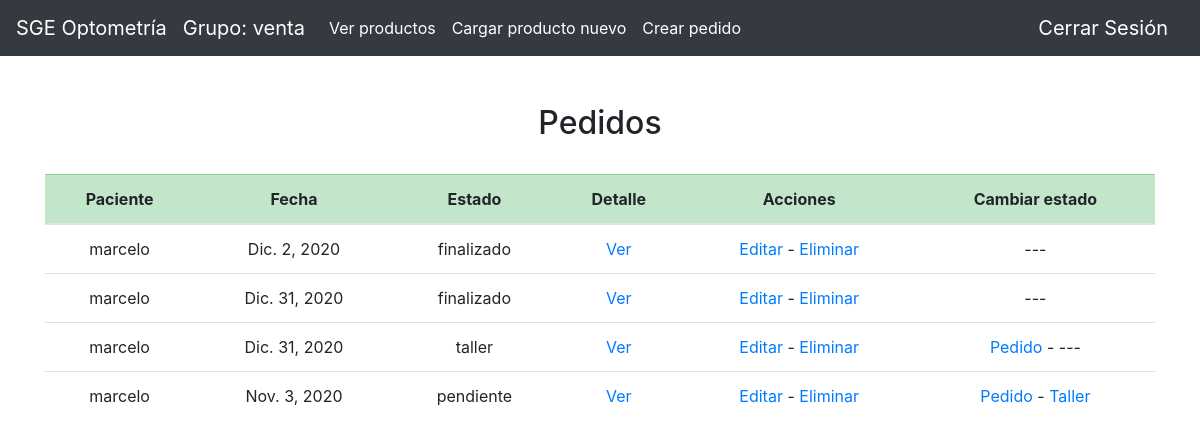
Before: /optometria/ (signed in) with the older database file.
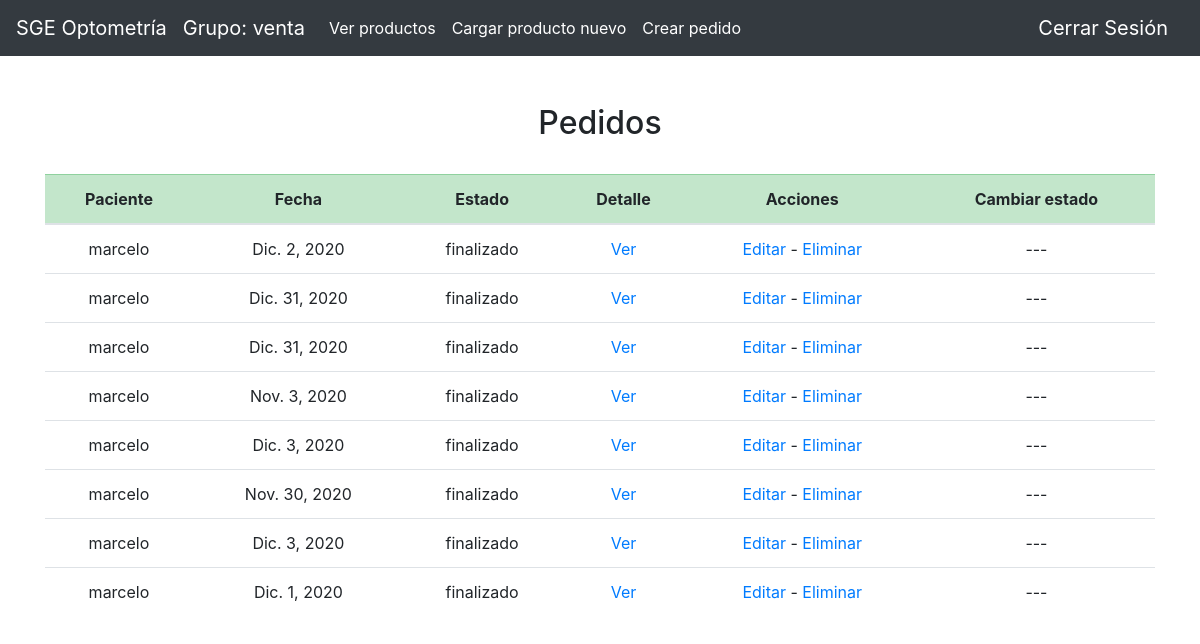
After: the same page with the newer database file.
### user/models.py (models this page shows)
class User(AbstractUser):
    roles = [
        ('secretario','Secretario'),
        ('medicos','Medico'),
        ('venta','Ventas'),
        ('taller','Taller'),
        ('gerencia','Gerente'),
        ('paciente','Paciente')]
    rol = models.CharField(max_length=16, choices=roles, default='paciente')

### optometria/models.py (models this page shows)
class Pedido(models.Model):
    tipo_pago = [
        ("credito","Tarjeta de Crédito"),
        ("debito","Tarjeta de Débito"),
        ("virtual","Billetera Virtual"),
        ("efectivo","Efectivo")
    ]
    estado_pedido = [
        ("pendiente","Pendiente"),
        ("pedido","Pedido"),
        ("taller","Taller"),
        ("finalizado","Finalizado")
    ]
    items = models.ManyToManyField(Producto)
    paciente = models.ForeignKey(settings.AUTH_USER_MODEL, on_delete=models.CASCADE, related_name='Pedido_paciente')
    tipo_de_pago = models.CharField(max_length=10, choices=tipo_pago, default='efectivo')
    estado = models.CharField(max_length=12, choices=estado_pedido, default='pendiente')
    fecha = models.DateField(auto_now_add=False, auto_now= False, blank=False)
    vendedor = models.ForeignKey(settings.AUTH_USER_MODEL, on_delete=models.CASCADE, related_name='pedido_vendedor')
    precio = models.FloatField()

### optometria/views.py (the view)
# urls.py: path('', views.index, name='index'),
def index(request):
    ultima_semana = datetime.now() - timedelta(days=7)
    ultimo_mes = datetime.now() - timedelta(days=30)
    cumplio_semana = Turno.objects.filter(fecha__gte=ultima_semana).filter(cumplio=True)
    cumplio_mes = Turno.objects.filter(fecha__gte=ultimo_mes).filter(cumplio=True)
    no_cumplio_semana = Turno.objects.filter(fecha__gte=ultima_semana).exclude(cumplio=True)
    no_cumplio_mes = Turno.objects.filter(fecha__gte=ultimo_mes).exclude(cumplio=True)
    pacientes_pedidos_semana = Pedido.objects.filter(fecha__gte=ultima_semana)
    pacientes_pedidos_mes = Pedido.objects.filter(fecha__gte=ultimo_mes)
    if len(Turno.objects.all()) > 0:
        turnos = Turno.objects.all().order_by('-fecha')
    else:
        turnos = None
    if len(Hc.objects.filter(medico_id=request.user.id)) > 0:
        hcs = Hc.objects.filter(medico_id = request.user.id).order_by('-fecha')
    else:
        hcs = None
    if len(Pedido.objects.all()) > 0:
        pedidos = Pedido.objects.all()
    else:
        pedidos = None
    return render(request, 'optometria/index.html',{
        'grupo': request.user.rol,
        'turnos': turnos,
        'hcs':hcs,
        'pedidos':pedidos,
        'cumplio_semana': cumplio_semana,
        'cumlpio_mes':cumplio_mes,
        'no_cumplio_semana':no_cumplio_semana,
        'no_cumplio_mes':no_cumplio_mes,
        'pacientes_pedidos_semana': pacientes_pedidos_semana,
        'pacientes_pedidos_mes': pacientes_pedidos_mes,
    })

### optometria/templates/optometria/index.html (shortened to what this page needs)
{% extends "optometria/new_layout.html" %}
{% block body %}
{% if grupo == "secretario" %}
<title>Turnos</title>
<br>
{% if turnos != None %}
    <h2><center>Turnos</center></h2>
    <br>
    <div class="table-responsive">
        <table class="table table-hover">
            <thead>
                <tr class="table-success">
                    <th scope="col"><center>Id</center></th>
                    <th scope="col"><center>Fecha</center></th>
                    <th scope="col"><center>Paciente</center></th>
                    <th scope="col"><center>Especialista</center></th>
                    <th scope="col"><center>Cumplió</center></th>
                    <th scope="col"><center>Acciones</center></th>
                </tr>
            </thead>
            <tbody>
            {% for turno in turnos %}
                <tr>
                    <td><center>{{turno.id}}</center></td>
                    <td><center>{{turno.fecha}}</center></td>
                    <td><center>{{turno.paciente}}</center></td>
                    <td><center>{{turno.medico}}</center></td>
                    {% if turno.cumplio %}
                        <td><center>Si</center></td>
                    {% else %}
                        <td><center>No</center></td>
                    {% endif %}
                    <td><center>
                    <a href="{% url 'optometria:editar_turno' turno.id%}">Editar</a>
                    <a> - </a>
                    <a href="{% url 'optometria:eliminar_turno' turno.id%}">Eliminar</a>
                    </center></td>
                    </tr>
            {% endfor %}
            </tbody>
        </table>
    </div>
{% else %}
    <h2><center>No hay Turnos</center></h2>
    <br>
{% endif %}
{% elif grupo == "venta" %}
<br>
{% if pedidos != None %}
    <h2><center>Pedidos</center></h2>
    <br>
    <div class="table-responsive">
        <table class="table table-hover">
            <thead>
                <tr class="table-success">
                    <th scope="col"><center>Paciente</center></th>
                    <th scope="col"><center>Fecha</center></th>
                    <th scope="col"><center>Estado</center></th>
                    <th scope="col"><center>Detalle</center></th>
                    <th scope="col"><center>Acciones</center></th>
                    <th scope="col"><center>Cambiar estado</center></th>
                </tr>
            </thead>
            <tbody>
            {% for pedido in pedidos %}
                <tr>
                    <td><center>{{pedido.paciente}}</center></td>
                    <td><center>{{pedido.fecha}}</center></td>
                    <td><center>{{pedido.estado}}</center></td>
                    <td><center><a href="{% url 'optometria:detalle_pedido' pedido.id%}">Ver</a></center></td>
                    <td><center>
                    <a href="{% url 'optometria:editar_pedido' pedido.id%}">Editar</a>
                    <a> - </a>
                    <a href="{% url 'optometria:eliminar_pedido' pedido.id%}">Eliminar</a>
                    </center></td>
                    <td><center>
                    {% if pedido.estado != 'finalizado' %}
                    {% if pedido.estado != 'pedido' %}
                    <a href="{% url 'optometria:estado_pedido' pedido.id%}">Pedido</a>
                    {% else %}
                    <a>---</a>
                    {% endif %}
                    <a> - </a>
                    {% if pedido.estado != 'taller' %}
                    <a href="{% url 'optometria:estado_taller' pedido.id%}">Taller</a>
                    {% else %}
                    <a>---</a>
                    {% endif %}
                    {% else %}
                    <a>---</a>
                    {% endif %}
                    </center></td>
                    </tr>
            {% endfor %}
            </tbody>
        </table>
    </div>
{% else %}
    <h2><center>No hay Pedidos Registrados</center></h2>
    <br>
{% endif %}
{% endif %}
{% endblock %}

### optometria/templates/optometria/new_layout.html (shortened to what this page needs)
{% load static %}
<!doctype html>
<html lang="en">
  <head>
    <link rel="stylesheet" href="https://cdn.jsdelivr.net/npm/bootstrap@4.5.3/dist/css/bootstrap.min.css">
  </head>
  <body>
  <nav class="navbar navbar-expand-lg navbar-dark bg-dark">
  <a class="navbar-brand" href="{% url 'optometria:index' %}">SGE Optometría</a>
  <a class="navbar-brand">Grupo: {{grupo}}</a>
  <div class="collapse navbar-collapse" id="navbarSupportedContent">
    <ul class="navbar-nav mr-auto">
    {% if grupo == "secretario" %}
      <li class="nav-item">
        <a class="nav-link active" href="{% url 'optometria:agregar_turno'%}">Crear Turno</a>
      </li>
    {% elif grupo == "medicos" %}
      <li class="nav-item">
        <a class="nav-link active" href="{% url 'optometria:agregar_hc'%}">Crear Historia Clínica</a>
      </li>
    {% elif grupo == "venta" %}
    <li class="nav-item">
        <a class="nav-link active" href="{% url 'optometria:ver_producto'%}">Ver productos</a>
      </li>
      <li class="nav-item">
        <a class="nav-link active" href="{% url 'optometria:agregar_producto' %}">Cargar producto nuevo</a>
      </li>
      <li class="nav-item">
        <a class="nav-link active" href="{% url 'optometria:agregar_pedido' %}">Crear pedido</a>
      </li>
      {% endif%}
    </ul>
    <ul class="nav navbar-nav navbar-right">
      <li><a class="navbar-brand" href="{% url 'usuarios:logout' %}">Cerrar Sesión</a></li>
    </ul>
  </div>
</nav>
<div class='container'>
<br>
    {% block body %}
    {% endblock %}
</div>
  </body>
</html>

Changed rows visible on the page:
changed Pedido (number 3 of 8 on the later page): estado "taller" → "finalizado"; no longer shows "Pedido -"
changed Pedido "Nov. 3, 2020": estado "pendiente" → "finalizado"; estado "Pedido - Taller" → "---"
added Pedido: paciente "marcelo", fecha "Dic. 3, 2020", estado "finalizado"
added Pedido: paciente "marcelo", fecha "Nov. 30, 2020", estado "finalizado"
added Pedido: paciente "marcelo", fecha "Dic. 3, 2020", estado "finalizado"
added Pedido: paciente "marcelo", fecha "Dic. 1, 2020", estado "finalizado"
